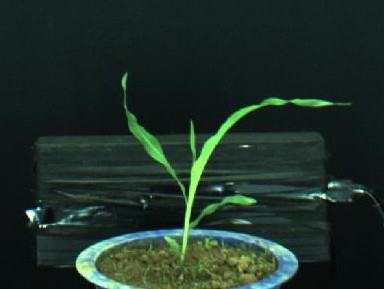
#> input picture Data/hzau_data/P0001_01.jpg, 384 x 289 px
$ python -i ortho_tiler_universal.py   (imports and definitions only)
#> lines starting #> are read from the running program, lines starting #| are printed output that depends on the picture
"""
通用正射图 / 大图分块工具
=========================

支持输入：
    - GeoTIFF / TIFF：保留 CRS、GeoTransform、世界坐标信息
    - JPG / JPEG：普通像素图像
    - PNG：普通像素图像

核心功能：
    1. 大图按 tile_size 分块
    2. 相邻瓦片支持 overlap
    3. 自动跳过空白瓦片
    4. 边缘瓦片自动 padding
    5. 保存 tile_index.json
    6. 检测结果可从 tile 局部坐标映射回原图全局像素坐标
    7. GeoTIFF 输入额外支持映射到世界坐标
    8. JPG/PNG 输入不强行生成世界坐标（因为通常没有 CRS / GeoTransform）

用法：
    python ortho_tiler.py input.tif -o output_dir --tile-size 2048 --overlap 256
    python ortho_tiler.py input.jpg -o output_dir --tile-size 2048 --overlap 256
    python ortho_tiler.py input.png -o output_dir --tile-size 2048 --overlap 256

依赖：
    TIFF: rasterio, numpy
    JPG/PNG: PIL/Pillow, numpy
"""

import os
import json
import math
import time
import argparse
from typing import List, Dict, Any, Optional

import numpy as np


# =========================================================================
# 可选依赖
# =========================================================================

# [4 lines left out: function _import_rasterio, not called in this run]


def _import_pil():
    from PIL import Image
    return Image


# =========================================================================
# 工具函数
# =========================================================================

SUPPORTED_EXTENSIONS = {
    ".tif": "tiff",
    ".tiff": "tiff",
    ".jpg": "image",
    ".jpeg": "image",
    ".png": "image",
}


def detect_input_type(path: str) -> str:
    """根据扩展名判断输入类型。"""
    ext = os.path.splitext(path)[1].lower()

    if ext not in SUPPORTED_EXTENSIONS:
        raise ValueError(
            f"不支持的输入格式: {ext}\n"
            f"支持: {', '.join(SUPPORTED_EXTENSIONS.keys())}"
        )

    return SUPPORTED_EXTENSIONS[ext]


# [46 lines left out: functions _normalize_to_uint8, _array_to_pil, not called in this run]


def _is_empty_image(data: np.ndarray, empty_threshold: float = 0.0) -> bool:
    """
    判断普通 JPG/PNG 瓦片是否为空。

    empty_threshold:
        0 表示只有全 0 才认为为空。
        例如 0.95 可用于更激进地跳过接近全黑区域。
    """
    if data.size == 0:
        return True

    if data.ndim == 3:
        # 所有通道均为 0 的像素
        empty_pixels = np.all(data == 0, axis=0)
    else:
        empty_pixels = data == 0

    return float(np.mean(empty_pixels)) > empty_threshold


# =========================================================================
# 通用分块主函数
# =========================================================================

def tile_orthomosaic(
    ortho_path: str,
    output_dir: str,
    tile_size: int = 2048,
    overlap: int = 256,
    nodata_skip_ratio: float = 0.95,
    output_format: Optional[str] = None,
    jpg_quality: int = 95,
) -> Dict[str, Any]:
    """
    将大型 GeoTIFF / JPG / PNG 切成小瓦片。

    TIFF：
        - 使用 rasterio
        - 保留 CRS / GeoTransform
        - 支持世界坐标映射

    JPG/PNG：
        - 使用 Pillow
        - 不依赖 GeoTransform / CRS
        - 仅支持像素坐标映射

    Parameters
    ----------
    ortho_path : str
        输入图片路径。
    output_dir : str
        输出文件夹。
    tile_size : int
        瓦片边长（像素），默认 2048。
    overlap : int
        相邻瓦片重叠像素数，默认 256。
    nodata_skip_ratio : float
        TIFF 中 nodata 比例超过该值则跳过。
        JPG/PNG 中则表示黑色像素比例超过该值时跳过。
    output_format : str or None
        输出格式：
            None -> 根据输入自动选择
            tif / jpg / jpeg / png
    jpg_quality : int
        JPG 保存质量，默认 95。

    Returns
    -------
    dict
        瓦片索引信息。
    """
#> called with ortho_path = '../../Data/hzau_data/P0001_01.jpg', output_dir = 'out.png', tile_size = 2048, overlap = 256, nodata_skip_ratio = 0.95, jpg_quality = 95
    if not os.path.isfile(ortho_path):
        raise FileNotFoundError(f"找不到输入文件: {ortho_path}")

    if tile_size <= 0:
        raise ValueError("tile_size 必须 > 0")

    if overlap < 0 or overlap >= tile_size:
        raise ValueError(
            f"overlap ({overlap}) 必须满足 0 <= overlap < tile_size ({tile_size})"
        )

    input_type = detect_input_type(ortho_path)
    input_ext = os.path.splitext(ortho_path)[1].lower()

    # 自动决定输出格式
    if output_format is None:
        if input_type == "tiff":
            output_format = "tif"
        elif input_ext in [".jpg", ".jpeg"]:
            output_format = "jpg"
        else:
            output_format = "png"

    output_format = output_format.lower().lstrip(".")

    allowed_output_formats = {"tif", "tiff", "jpg", "jpeg", "png"}
    if output_format not in allowed_output_formats:
        raise ValueError(
            f"不支持的输出格式: {output_format}. "
            f"支持: {sorted(allowed_output_formats)}"
        )

    # ---------------------------------------------------------------------
    # 读取源图像信息
    # ---------------------------------------------------------------------

    rasterio = None
    src = None
    pil_img = None

    crs = None
    transform = None
    px_w = None
    px_h = None
    nodata_val = None

    if input_type == "tiff":
        rasterio = _import_rasterio()
        src = rasterio.open(ortho_path)

        img_w = src.width
        img_h = src.height
        n_bands = src.count
        dtype = src.dtypes[0]

        nodata_val = src.nodata
        transform = src.transform
        crs = src.crs

        px_w = abs(transform.a)
        px_h = abs(transform.e)

        print(
            f"[INFO] 输入类型: GeoTIFF | "
            f"{img_w}×{img_h} px | {n_bands} bands | "
            f"pixel {px_w:.6f}×{px_h:.6f}"
        )
        print(f"[INFO] CRS: {crs}")

    else:
        Image = _import_pil()
        pil_img = Image.open(ortho_path)
#> pil_img is the input picture: PIL image 384x289 RGB; mean R, G, B 30.8, 48.6, 39.6

        img_w, img_h = pil_img.size
#> img_w = 384; img_h = 289

        # 统一读取成 RGB/RGBA，避免 PNG palette / grayscale 等特殊模式
        if pil_img.mode in ("RGB", "RGBA", "L"):
            pass
        elif "A" in pil_img.mode:
            pil_img = pil_img.convert("RGBA")
        else:
            pil_img = pil_img.convert("RGB")

        n_bands = len(pil_img.getbands())
#> n_bands = 3
        dtype = np.uint8

        print(
            f"[INFO] 输入类型: {input_ext.upper()} | "
            f"{img_w}×{img_h} px | {n_bands} channels"
        )
#| [INFO] 输入类型: .JPG | 384×289 px | 3 channels
        print("[INFO] JPG/PNG 没有 GeoTransform/CRS，将只记录像素坐标。")

    # ---------------------------------------------------------------------
    # 计算网格
    # ---------------------------------------------------------------------

    step = tile_size - overlap

    n_cols = max(1, math.ceil((img_w - overlap) / step))
#> n_cols = 1
    n_rows = max(1, math.ceil((img_h - overlap) / step))
#> n_rows = 1
    total_tiles = n_cols * n_rows
#> total_tiles = 1

    print(
        f"[INFO] 瓦片: {tile_size}×{tile_size} px | "
        f"重叠: {overlap} px"
    )
    print(f"[INFO] 步长: {step} px")
    print(f"[INFO] 网格: {n_cols}×{n_rows} = {total_tiles} 块")
#| [INFO] 网格: 1×1 = 1 块

    tiles_dir = os.path.join(output_dir, "tiles")
    os.makedirs(tiles_dir, exist_ok=True)

    # ---------------------------------------------------------------------
    # tile index
    # ---------------------------------------------------------------------

    tile_index = {
        "source": os.path.basename(ortho_path),
        "source_type": input_type,
        "source_size": [img_w, img_h],
        "tile_size": tile_size,
        "overlap": overlap,
        "step": step,
        "n_cols": n_cols,
        "n_rows": n_rows,
        "crs": str(crs) if crs else None,
        "pixel_size": [px_w, px_h] if px_w is not None else None,
        "coordinate_system": (
            "world + pixel" if input_type == "tiff"
            else "pixel_only"
        ),
        "tiles": [],
    }

    saved = 0
    skipped = 0
    t0 = time.time()

    # ---------------------------------------------------------------------
    # 开始分块
    # ---------------------------------------------------------------------

    for row_idx in range(n_rows):
        for col_idx in range(n_cols):

            # 原图中的左上角像素偏移
            px_col = col_idx * step
            px_row = row_idx * step

            # 实际读取尺寸
            read_w = min(tile_size, img_w - px_col)
            read_h = min(tile_size, img_h - px_row)

            if read_w <= 0 or read_h <= 0:
                continue

            # =============================================================
            # TIFF
            # =============================================================
            if input_type == "tiff":

                window = rasterio.windows.Window(
                    px_col,
                    px_row,
                    read_w,
                    read_h
                )

                data = src.read(window=window)  # [B,H,W]

                # nodata 检查
                if nodata_val is not None:
                    nodata_ratio = np.mean(data[0] == nodata_val)

                    if nodata_ratio > nodata_skip_ratio:
                        skipped += 1
                        continue
                else:
                    if np.all(data == 0):
                        skipped += 1
                        continue

                # padding
                if read_w < tile_size or read_h < tile_size:
                    fill = nodata_val if nodata_val is not None else 0

                    padded = np.full(
                        (n_bands, tile_size, tile_size),
                        fill,
                        dtype=data.dtype
                    )

                    padded[:, :read_h, :read_w] = data
                    data = padded

                    actual_w, actual_h = read_w, read_h
                else:
                    actual_w, actual_h = tile_size, tile_size

                # tile GeoTransform
                tile_transform = rasterio.windows.transform(
                    window,
                    transform
                )

                # 世界坐标范围
                left, top = tile_transform * (0, 0)
                right, bottom = tile_transform * (
                    tile_size,
                    tile_size
                )

                x_min = min(left, right)
                x_max = max(left, right)
                y_min = min(top, bottom)
                y_max = max(top, bottom)

            # =============================================================
            # JPG / PNG
            # =============================================================
            else:

                # Pillow crop
                data_pil = pil_img.crop(
                    (
                        px_col,
                        px_row,
                        px_col + read_w,
                        px_row + read_h
                    )
                )

                data = np.asarray(data_pil)

                # 黑色区域检查
                if _is_empty_image(
                    data,
                    empty_threshold=nodata_skip_ratio
                ):
                    skipped += 1
                    continue

                # padding
                if read_w < tile_size or read_h < tile_size:

                    if data.ndim == 2:
                        padded = np.zeros(
                            (tile_size, tile_size),
                            dtype=np.uint8
                        )
                        padded[:read_h, :read_w] = data

                    else:
                        channels = data.shape[2]

                        padded = np.zeros(
                            (
                                tile_size,
                                tile_size,
                                channels
                            ),
                            dtype=np.uint8
                        )

                        padded[
                            :read_h,
                            :read_w,
                            :
                        ] = data

                    data = padded

                    actual_w, actual_h = read_w, read_h

                else:
                    actual_w, actual_h = tile_size, tile_size

                tile_transform = None

                # JPG/PNG 没有世界坐标
                x_min = x_max = y_min = y_max = None

            # -----------------------------------------------------------------
            # 保存 tile
            # -----------------------------------------------------------------

            tile_ext = output_format

            if tile_ext == "tiff":
                tile_ext = "tif"

            if tile_ext == "jpeg":
                tile_ext = "jpg"

            tile_name = (
                f"tile_{row_idx:04d}_{col_idx:04d}.{tile_ext}"
            )

            tile_path = os.path.join(
                tiles_dir,
                tile_name
            )

            # -------------------------------------------------------------
            # TIFF output
            # -------------------------------------------------------------

            if output_format in ("tif", "tiff"):

                if input_type != "tiff":
                    raise ValueError(
                        "JPG/PNG 可以输出 JPG/PNG；"
                        "如果需要输出 GeoTIFF，必须提供 GeoTransform/CRS。"
                    )

                with rasterio.open(
                    tile_path,
                    "w",
                    driver="GTiff",
                    width=tile_size,
                    height=tile_size,
                    count=n_bands,
                    dtype=data.dtype,
                    crs=crs,
                    transform=tile_transform,
                    nodata=nodata_val,
                    compress="lzw",
                    tiled=True,
                    blockxsize=256,
                    blockysize=256,
                ) as dst:
                    dst.write(data)

            # -------------------------------------------------------------
            # JPG / PNG output
            # -------------------------------------------------------------

            else:

                if data.ndim == 3:
                    # rasterio [B,H,W] -> [H,W,B]
                    # 只有 TIFF 会走到这里
                    if data.shape[0] in (1, 3, 4):
                        data_save = np.transpose(data, (1, 2, 0))
                    else:
                        raise ValueError(
                            f"无法把 {data.shape} 保存成普通 JPG/PNG。"
                        )
                else:
                    data_save = data

                image = _array_to_pil(data_save)

                if output_format in ("jpg", "jpeg"):

                    # JPG 不支持 RGBA
                    if image.mode == "RGBA":
                        image = image.convert("RGB")

                    image.save(
                        tile_path,
                        format="JPEG",
                        quality=jpg_quality,
                        subsampling=0,
                    )

                else:
                    image.save(
                        tile_path,
                        format="PNG"
                    )

            # -----------------------------------------------------------------
            # 保存 index
            # -----------------------------------------------------------------

            tile_record = {
                "name": tile_name,
                "row": row_idx,
                "col": col_idx,

                # 原图中的像素偏移
                "pixel_offset": [
                    px_col,
                    px_row
                ],

                # 实际有效区域，不包括 padding
                "actual_size": [
                    actual_w,
                    actual_h
                ],

                # 坐标类型
                "coordinate_system": (
                    "world + pixel"
                    if input_type == "tiff"
                    else "pixel_only"
                ),

                # TIFF 才有 world bounds
                "world_bounds": (
                    {
                        "x_min": round(x_min, 6),
                        "x_max": round(x_max, 6),
                        "y_min": round(y_min, 6),
                        "y_max": round(y_max, 6),
                    }
                    if x_min is not None
                    else None
                ),
            }

            tile_index["tiles"].append(tile_record)

            saved += 1

        # 进度
        done = min(
            (row_idx + 1) * n_cols,
            total_tiles
        )

        if (
            done % max(1, total_tiles // 10) < n_cols
            or row_idx == n_rows - 1
        ):
            print(
                f"[INFO]   {done}/{total_tiles} "
                f"({100 * done / total_tiles:.0f}%) | "
                f"saved: {saved} | skipped: {skipped}"
            )
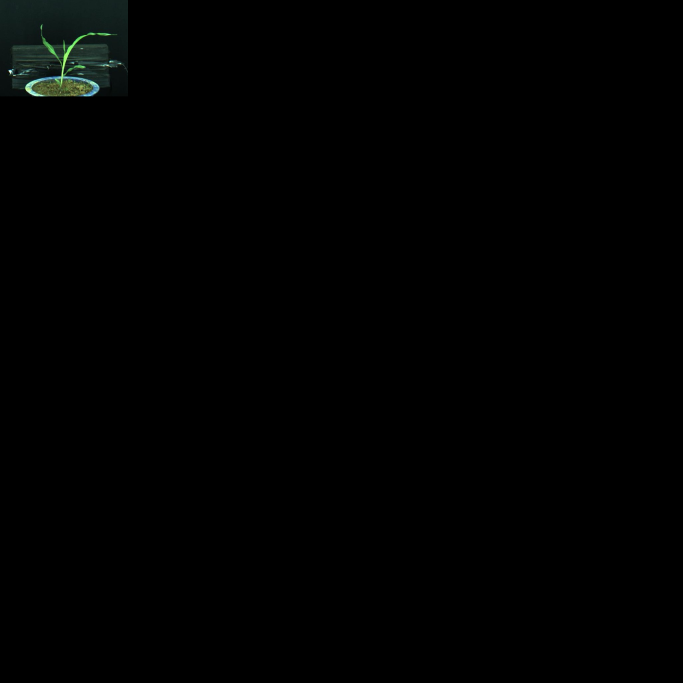
#> data: shape (2048, 2048, 3) (shown at 1/3 size); mean R, G, B 0.8, 1.3, 1
#> after the loop, saved = 0; skipped = 0

    # ---------------------------------------------------------------------
    # 关闭资源
    # ---------------------------------------------------------------------

    if src is not None:
        src.close()

    if pil_img is not None:
        pil_img.close()

    # ---------------------------------------------------------------------
    # 保存索引
    # ---------------------------------------------------------------------

    index_path = os.path.join(
        output_dir,
        "tile_index.json"
    )

    with open(
        index_path,
        "w",
        encoding="utf-8"
    ) as f:
        json.dump(
            tile_index,
            f,
            indent=2,
            ensure_ascii=False
        )

    dt = time.time() - t0

    print(
        f"[INFO] 完成: {saved} 块保存, "
        f"{skipped} 块跳过 | {dt:.1f}s"
    )

    print(f"[INFO] 输出: {tiles_dir}")
    print(f"[INFO] 索引: {index_path}")

    return tile_index


# =========================================================================
# 检测结果坐标转换
# =========================================================================

class TileDetectionMapper:
    """
    将分块检测结果：

        tile local bbox
              ↓
        global pixel bbox
              ↓
        world bbox（仅 GeoTIFF）

    输入：
        output_dir/tile_index.json

    detections 格式：

        [
            {
                "bbox": [x1, y1, x2, y2],
                "label": "...",
                "confidence": 0.9
            }
        ]
    """

    # [282 lines left out: functions __init__, tile_bbox_to_global_pixel, tile_bbox_to_world, map_detections, merge_all_detections, _compute_iou_pixel, not called in this run]


# =========================================================================
# CLI
# =========================================================================

# [82 lines not run here, left out]

#> (the run stopped early here; a loop or call above may not have finished)

$ run again, on Data/hzau_data/P0001_03.jpg
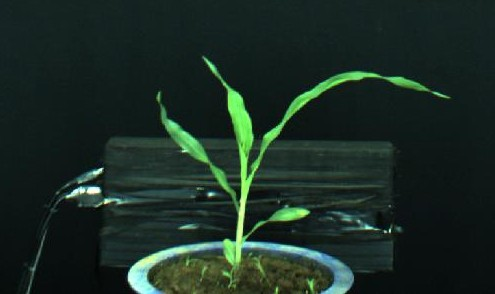
#> input picture Data/hzau_data/P0001_03.jpg, 495 x 294 px
#> in tile_orthomosaic, pil_img is the input picture: PIL image 495x294 RGB; mean R, G, B 27.2, 44.4, 36.3
#> n_bands = 3
#| [INFO] 输入类型: .JPG | 495×294 px | 3 channels
#| [INFO] 网格: 1×1 = 1 块
#> after the loop in tile_orthomosaic, `for row_idx in range(n_rows):`:
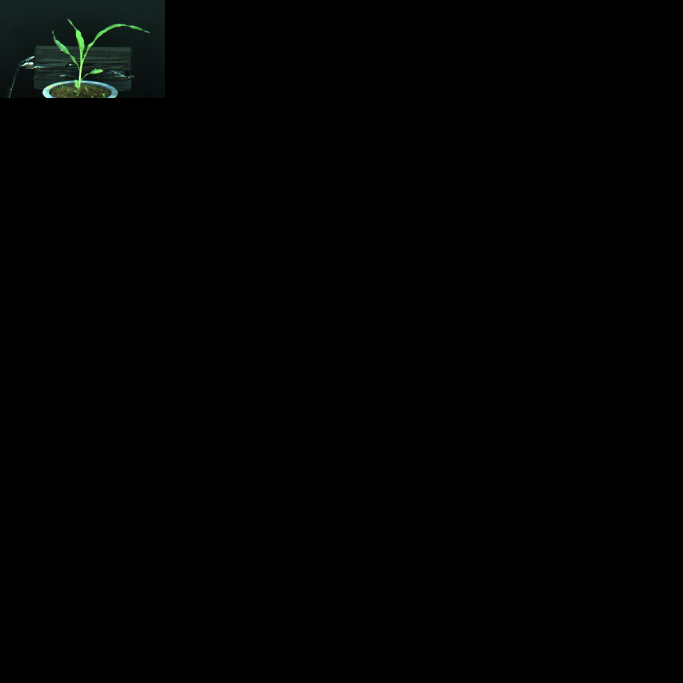
#> data: shape (2048, 2048, 3) (shown at 1/3 size); mean R, G, B 0.9, 1.5, 1.3
#> after the loop in tile_orthomosaic, `for row_idx in range(n_rows):`: saved = 0

$ run again, on Data/hzau_data/P0001_04.jpg
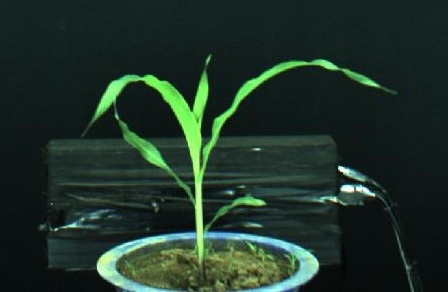
#> input picture Data/hzau_data/P0001_04.jpg, 448 x 292 px
#> in tile_orthomosaic, pil_img is the input picture: PIL image 448x292 RGB; mean R, G, B 31.6, 51.2, 40.5
#> n_bands = 3
#| [INFO] 输入类型: .JPG | 448×292 px | 3 channels
#| [INFO] 网格: 1×1 = 1 块
#> after the loop in tile_orthomosaic, `for row_idx in range(n_rows):`:
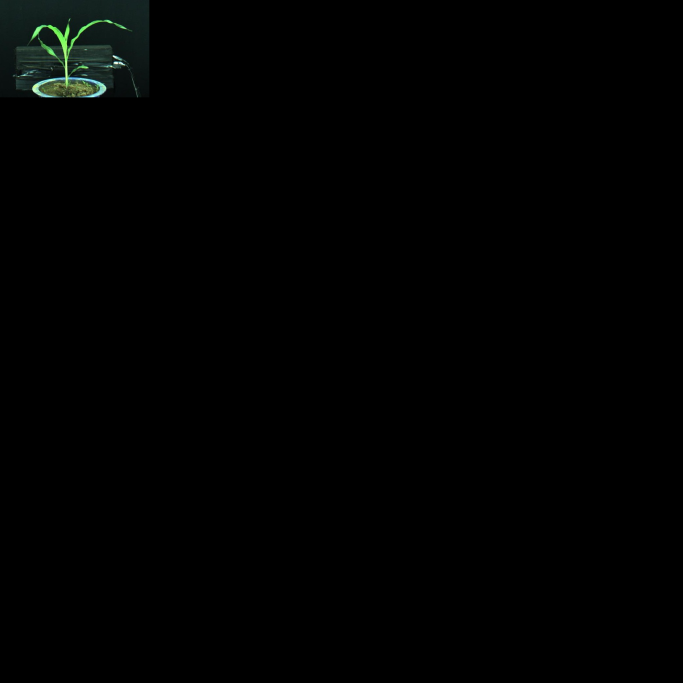
#> data: shape (2048, 2048, 3) (shown at 1/3 size); mean R, G, B 1, 1.6, 1.3
#> after the loop in tile_orthomosaic, `for row_idx in range(n_rows):`: saved = 0

$ run again, on Data/hzau_data/P0001_05.jpg
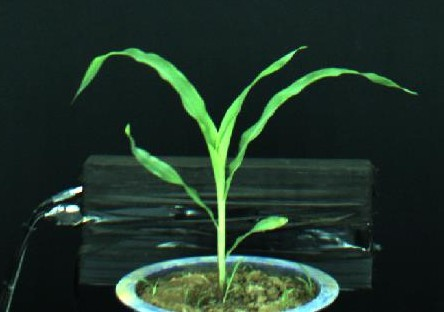
#> input picture Data/hzau_data/P0001_05.jpg, 444 x 312 px
#> in tile_orthomosaic, pil_img is the input picture: PIL image 444x312 RGB; mean R, G, B 32.4, 52.5, 41.1
#> n_bands = 3
#| [INFO] 输入类型: .JPG | 444×312 px | 3 channels
#| [INFO] 网格: 1×1 = 1 块
#> after the loop in tile_orthomosaic, `for row_idx in range(n_rows):`:
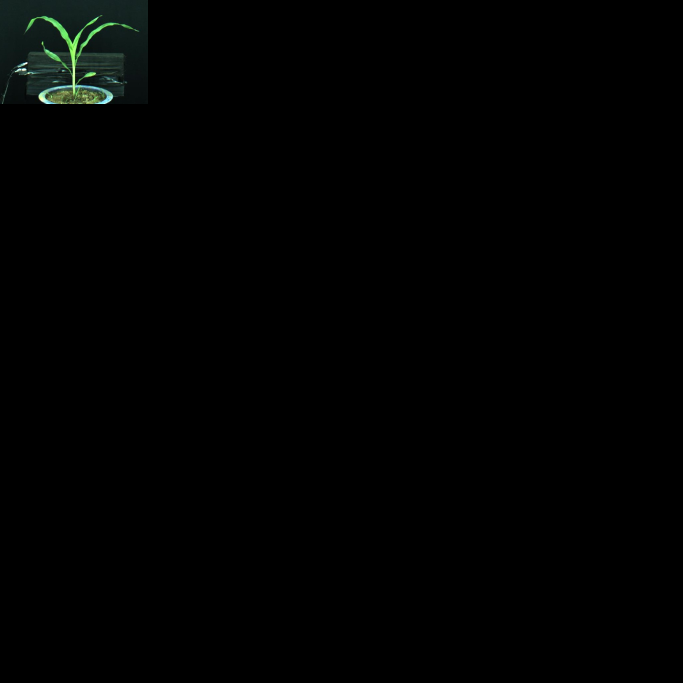
#> data: shape (2048, 2048, 3) (shown at 1/3 size); mean R, G, B 1.1, 1.7, 1.4
#> after the loop in tile_orthomosaic, `for row_idx in range(n_rows):`: saved = 0
